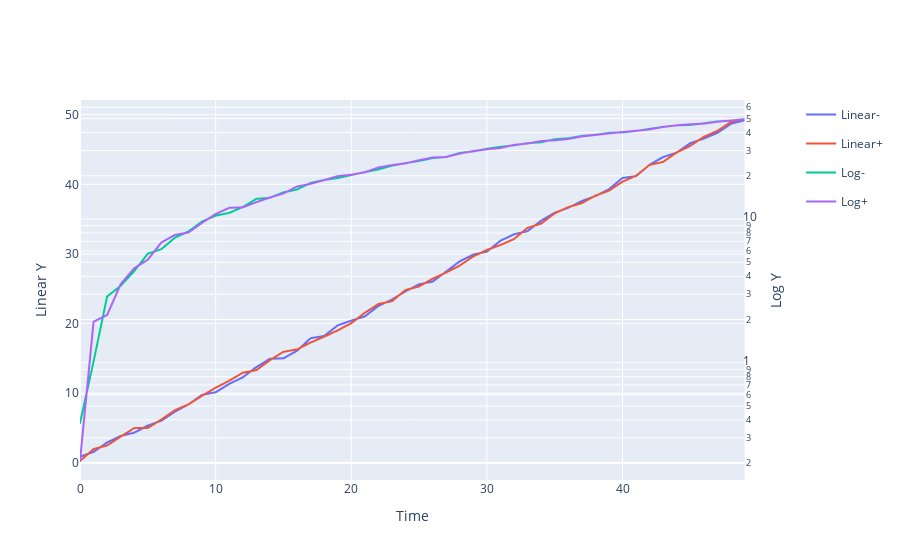

Here is the notebook cell this chart was saved with:
### Code cell
# import some stuff
import plotly.express as px
from plotly.subplots import make_subplots
import pandas as pd
import numpy as np

# create some data
df = pd.DataFrame()
n = 50
df["Time"] = np.arange(n)
df["Linear-"] = np.arange(n)+np.random.rand(n)
df["Linear+"] = np.arange(n)+np.random.rand(n)
df["Log-"] = np.arange(n)+np.random.rand(n)
df["Log+"] = np.arange(n)+np.random.rand(n)
df.set_index("Time", inplace=True)

subfig = make_subplots(specs=[[{"secondary_y": True}]])

# create two independent figures with px.line each containing data from multiple columns
fig = px.line(df, y=df.filter(regex="Linear").columns, render_mode="webgl",)
fig2 = px.line(df, y=df.filter(regex="Log").columns, render_mode="webgl",)

fig2.update_traces(yaxis="y2")

subfig.add_traces(fig.data + fig2.data)
subfig.layout.xaxis.title="Time"
subfig.layout.yaxis.title="Linear Y"
subfig.layout.yaxis2.type="log"
subfig.layout.yaxis2.title="Log Y"
# recoloring is necessary otherwise lines from fig und fig2 would share each color
# e.g. Linear-, Log- = blue; Linear+, Log+ = red... we don't want this
subfig.for_each_trace(lambda t: t.update(line=dict(color=t.marker.color)))
subfig.show()

### Figure 1 — Plotly figure (JSON) as saved in the notebook; plotly's stock layout.template omitted (floating-point values rounded to 4 significant figures)
{"data": [{"hovertemplate": "variable=Linear-<br>Time=%{x}<br>value=%{y}<extra></extra>", "legendgroup": "Linear-", "line": {"dash": "solid"}, "marker": {"symbol": "circle"}, "mode": "lines", "name": "Linear-", "showlegend": true, "type": "scattergl", "x": [0, 1, 2, 3, 4, 5, 6, 7, 8, 9, 10, 11, 12, 13, 14, 15, 16, 17, 18, 19, 20, 21, 22, 23, 24, 25, 26, 27, 28, 29, 30, 31, 32, 33, 34, 35, 36, 37, 38, 39, 40, 41, 42, 43, 44, 45, 46, 47, 48, 49], "xaxis": "x", "y": [0.8815, 1.559, 2.92, 3.86, 4.327, 5.344, 6.052, 7.341, 8.395, 9.762, 10.13, 11.33, 12.28, 13.74, 14.94, 15.01, 16.09, 17.89, 18.21, 19.74, 20.42, 21.03, 22.53, 23.45, 24.63, 25.64, 26.03, 27.47, 28.95, 29.91, 30.33, 31.89, 32.82, 33.28, 34.78, 35.93, 36.63, 37.6, 38.32, 39.3, 40.92, 41.18, 42.82, 43.93, 44.55, 45.92, 46.58, 47.39, 48.7, 49.2], "yaxis": "y"}, {"hovertemplate": "variable=Linear+<br>Time=%{x}<br>value=%{y}<extra></extra>", "legendgroup": "Linear+", "line": {"dash": "solid"}, "marker": {"symbol": "circle"}, "mode": "lines", "name": "Linear+", "showlegend": true, "type": "scattergl", "x": [0, 1, 2, 3, 4, 5, 6, 7, 8, 9, 10, 11, 12, 13, 14, 15, 16, 17, 18, 19, 20, 21, 22, 23, 24, 25, 26, 27, 28, 29, 30, 31, 32, 33, 34, 35, 36, 37, 38, 39, 40, 41, 42, 43, 44, 45, 46, 47, 48, 49], "xaxis": "x", "y": [0.2574, 1.973, 2.492, 3.758, 4.987, 5.002, 6.212, 7.556, 8.396, 9.626, 10.78, 11.79, 12.94, 13.31, 14.74, 15.94, 16.29, 17.27, 18.11, 19.02, 20.05, 21.55, 22.81, 23.21, 24.81, 25.33, 26.44, 27.33, 28.34, 29.65, 30.58, 31.28, 32.15, 33.75, 34.36, 35.83, 36.73, 37.3, 38.38, 39.09, 40.37, 41.24, 42.8, 43.23, 44.58, 45.53, 46.83, 47.69, 48.96, 49.39], "yaxis": "y"}, {"hovertemplate": "variable=Log-<br>Time=%{x}<br>value=%{y}<extra></extra>", "legendgroup": "Log-", "line": {"dash": "solid"}, "marker": {"symbol": "circle"}, "mode": "lines", "name": "Log-", "showlegend": true, "type": "scattergl", "x": [0, 1, 2, 3, 4, 5, 6, 7, 8, 9, 10, 11, 12, 13, 14, 15, 16, 17, 18, 19, 20, 21, 22, 23, 24, 25, 26, 27, 28, 29, 30, 31, 32, 33, 34, 35, 36, 37, 38, 39, 40, 41, 42, 43, 44, 45, 46, 47, 48, 49], "xaxis": "x", "y": [0.3811, 1.02, 2.892, 3.432, 4.344, 5.744, 6.176, 7.428, 8.205, 9.61, 10.56, 11.04, 12.12, 13.82, 14.06, 15.34, 16.05, 17.83, 18.7, 19.29, 20.24, 21.21, 22.13, 23.53, 24.5, 25.37, 26.55, 27.04, 28.84, 29.57, 30.83, 31.81, 32.57, 33.73, 34.21, 35.93, 36.49, 37.88, 38.59, 39.76, 40.08, 41.01, 42.43, 43.81, 44.89, 45.16, 46.35, 47.8, 48.35, 49.69], "yaxis": "y2"}, {"hovertemplate": "variable=Log+<br>Time=%{x}<br>value=%{y}<extra></extra>", "legendgroup": "Log+", "line": {"dash": "solid"}, "marker": {"symbol": "circle"}, "mode": "lines", "name": "Log+", "showlegend": true, "type": "scattergl", "x": [0, 1, 2, 3, 4, 5, 6, 7, 8, 9, 10, 11, 12, 13, 14, 15, 16, 17, 18, 19, 20, 21, 22, 23, 24, 25, 26, 27, 28, 29, 30, 31, 32, 33, 34, 35, 36, 37, 38, 39, 40, 41, 42, 43, 44, 45, 46, 47, 48, 49], "xaxis": "x", "y": [0.2073, 1.928, 2.149, 3.526, 4.549, 5.216, 6.869, 7.762, 8.067, 9.415, 10.84, 11.97, 12.07, 13.1, 14.13, 15.06, 16.84, 17.58, 18.67, 19.89, 20.34, 21.15, 22.84, 23.75, 24.38, 25.67, 26.81, 27.02, 28.56, 29.74, 30.57, 31.24, 32.83, 33.53, 34.9, 35.32, 36.07, 37.59, 38.47, 39.45, 40.34, 41.14, 42.03, 43.72, 44.92, 45.68, 46.11, 47.56, 48.48, 49.43], "yaxis": "y2"}], "layout": {"autosize": true, "xaxis": {"anchor": "y", "autorange": true, "domain": [0, 0.94], "range": [0, 49], "title": {"text": "Time"}, "type": "linear"}, "yaxis": {"anchor": "x", "autorange": true, "domain": [0, 1], "range": [-2.472, 52.12], "title": {"text": "Linear Y"}, "type": "linear"}, "yaxis2": {"anchor": "x", "autorange": true, "overlaying": "y", "range": [-0.8157, 1.828], "side": "right", "title": {"text": "Log Y"}, "type": "log"}}}
